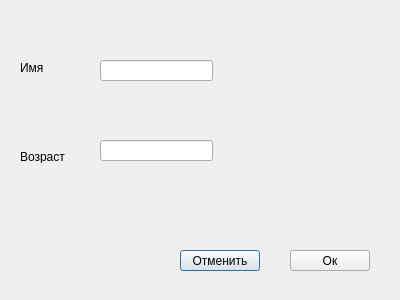
<?xml version="1.0" encoding="UTF-8"?>
<ui version="4.0">
 <class>DialogWindowOne</class>
 <widget class="QDialog" name="DialogWindowOne">
  <property name="geometry">
   <rect>
    <x>0</x>
    <y>0</y>
    <width>400</width>
    <height>300</height>
   </rect>
  </property>
  <property name="windowTitle">
   <string>Dialog</string>
  </property>
  <widget class="QPushButton" name="pushButton">
   <property name="geometry">
    <rect>
     <x>180</x>
     <y>250</y>
     <width>80</width>
     <height>21</height>
    </rect>
   </property>
   <property name="text">
    <string>Отменить</string>
   </property>
  </widget>
  <widget class="QPushButton" name="pushButton_2">
   <property name="geometry">
    <rect>
     <x>290</x>
     <y>250</y>
     <width>80</width>
     <height>21</height>
    </rect>
   </property>
   <property name="text">
    <string>Ок</string>
   </property>
  </widget>
  <widget class="QLineEdit" name="name">
   <property name="geometry">
    <rect>
     <x>100</x>
     <y>60</y>
     <width>113</width>
     <height>21</height>
    </rect>
   </property>
  </widget>
  <widget class="QLineEdit" name="age">
   <property name="geometry">
    <rect>
     <x>100</x>
     <y>140</y>
     <width>113</width>
     <height>21</height>
    </rect>
   </property>
  </widget>
  <widget class="QLabel" name="label">
   <property name="geometry">
    <rect>
     <x>20</x>
     <y>60</y>
     <width>47</width>
     <height>16</height>
    </rect>
   </property>
   <property name="text">
    <string>Имя</string>
   </property>
  </widget>
  <widget class="QLabel" name="label_2">
   <property name="geometry">
    <rect>
     <x>20</x>
     <y>150</y>
     <width>47</width>
     <height>13</height>
    </rect>
   </property>
   <property name="text">
    <string>Возраст</string>
   </property>
  </widget>
  <widget class="QLabel" name="label_3">
   <property name="geometry">
    <rect>
     <x>250</x>
     <y>40</y>
     <width>121</width>
     <height>141</height>
    </rect>
   </property>
   <property name="text">
    <string/>
   </property>
   <property name="pixmap">
    <pixmap>face.png</pixmap>
   </property>
   <property name="scaledContents">
    <bool>true</bool>
   </property>
  </widget>
 </widget>
 <resources/>
 <connections/>
</ui>
